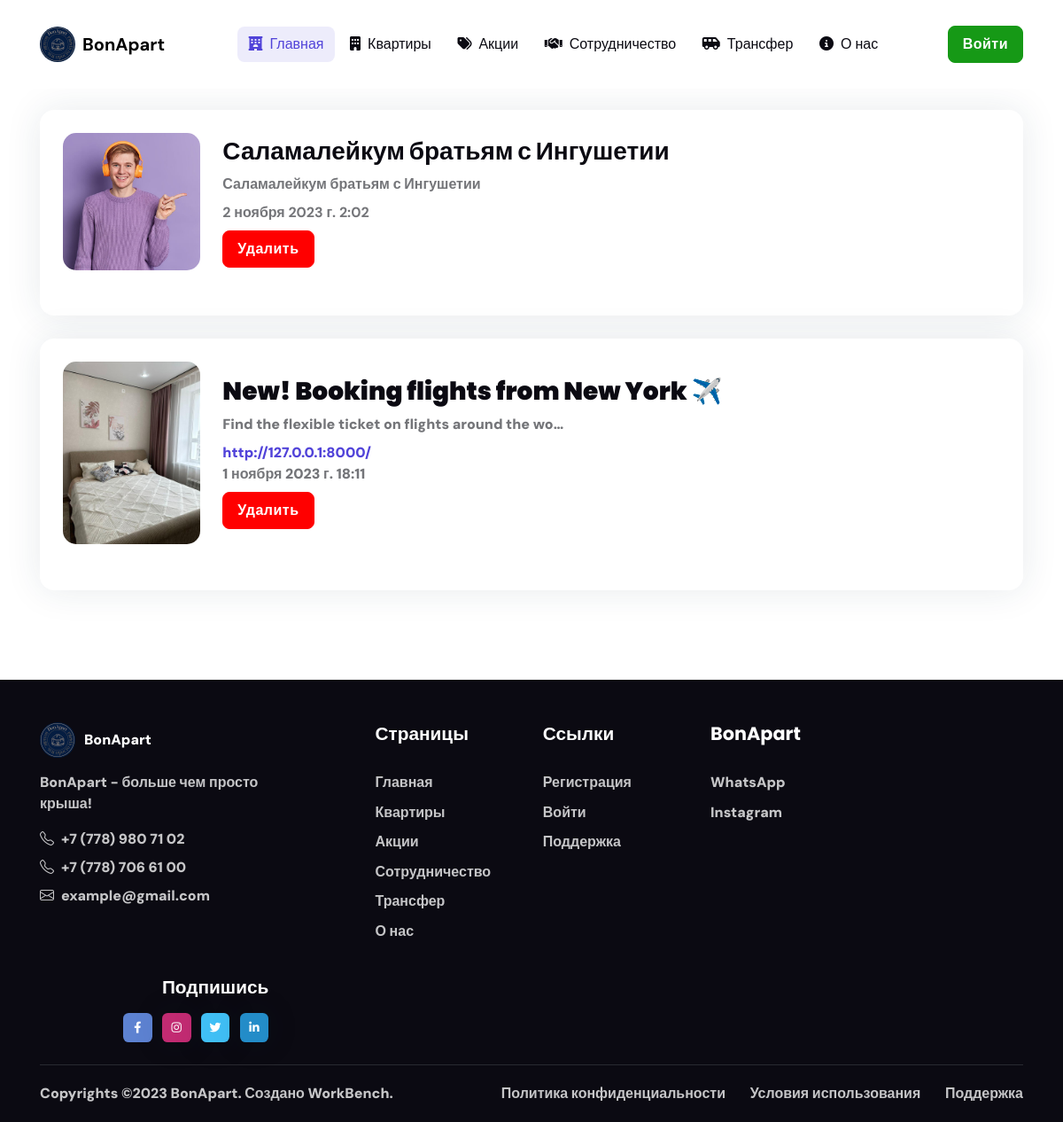
The page /users/notifications/ on the database as committed earlier.
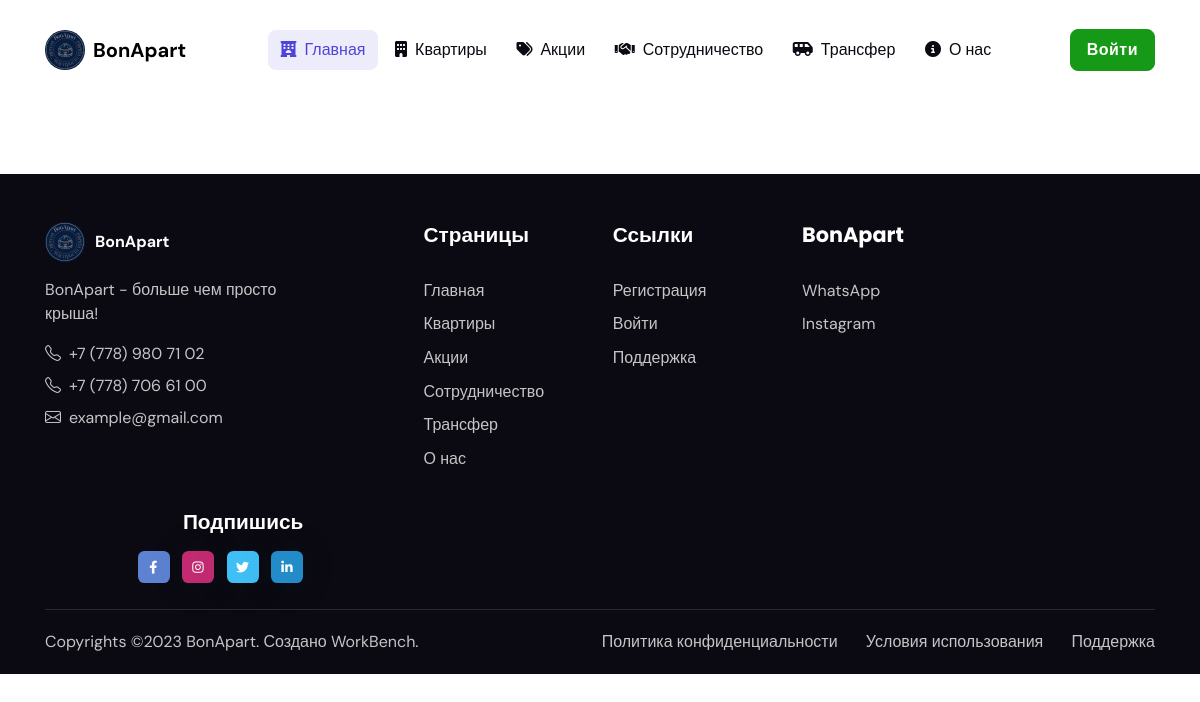
The same page on the database as committed later.
### users/models.py (models this page shows, shortened)
class Notification(models.Model):
    event_type = models.CharField(max_length=50, blank=True, null=True)
    message = models.TextField()
    read = models.BooleanField(default=False)
    timestamp = models.DateTimeField(auto_now_add=True)
    photo = models.ImageField(upload_to='notifications/', blank=True, null=True)
    link = models.URLField(max_length=200, blank=True, null=True)
    class Meta:
        verbose_name = 'Уведомление'
        verbose_name_plural = 'Уведомления'

### users/views.py (the view, shortened to what this page needs)
# urls.py: path('notifications/', NotificationView.as_view(), name='notifications'),
class NotificationView(View):
    template_name = 'user_templates/notifications.html'
    def get(self, request):
        notifications = Notification.objects.filter(read=False).order_by('-timestamp')
        return render(request, self.template_name, {'notifications': notifications})

### templates/user_templates/notifications.html (shortened to what the changed rows need)
<!DOCTYPE html>
{% load static %}
<html lang="ru">
<head>
        <link rel="stylesheet" href="https://cdn.jsdelivr.net/npm/bootstrap@5.3.0/dist/css/bootstrap.min.css">
		<link rel="stylesheet" type="text/css" href="{% static 'css/all.min.css' %}">
		<link rel="stylesheet" type="text/css" href="{% static 'css/bootstrap-icons.css' %}">
		<link rel="stylesheet" type="text/css" href="{% static 'css/glightbox.css' %}">
		<link rel="stylesheet" type="text/css" href="{% static 'css/flatpickr.min.css' %}">
		<link rel="stylesheet" type="text/css" href="{% static 'css/choices.min.css' %}">
		<link rel="stylesheet" type="text/css" href="{% static 'css/tiny-slider.css' %}">
		<link rel="stylesheet" type="text/css" href="{% static 'css/style.css' %}">
</head>
<body>
    <div class="container">
        <div class="row g-4">
            <div class="col-12" style="margin: 50px 0px 50px 0px">
                {% for notification in notifications %}
                <div class="card card-body shadow p-4 mb-4">
                    <div class="row g-4 align-items-center">
                        {% if notification.photo %}
                        <div class="col-sm-3 col-lg-2">
                            <img style="border-radius: 15px;" src="{{ notification.photo.url }}" alt="">
                        </div>
                        {% else %}
                        <div class="col-sm-3 col-lg-2">
                            <img src="{% static 'images/22.svg' %}" alt="">
                        </div>
                        {% endif %}
                        <div class="col-sm-9 col-lg-6 col-xl-7">
                            <h4><b>{{ notification.event_type }}</h4>
                            <p class="mb-2">{{ notification.message|truncatechars:50 }}</p>
                            {% if notification.link %}
                            <a class="mb-2">{{ notification.link }}</a>
                            {% endif %}
                            <p class="mb-2">{{ notification.timestamp }}</p>
                            <form method="post" action="{% url 'users:notifications' %}">
                                <button type="submit" style="background-color: red; border-color: red" class="btn btn-primary mb-0">
                                    {% if notification.read %}
                                        Прочитано
                                    {% else %}
                                        Удалить
                                    {% endif %}
                                </button>
                            </form>
                        </div>
                    </div>
                </div>
                {% endfor %}
            </div>
        </div>
    </div>
    <footer class="bg-dark pt-5">
	<div class="container">
		<div class="row g-4">
			<div class="col-lg-3">
				<a href="{% url 'website:home' %}" style="display: flex;">
					<img class="h-40px" style="border-radius: 50px;" src="{% static 'images/logo.jpg' %}" alt="logo">
					<p style="margin: auto; margin-left: 10px; color: white;"><b>BonApart</b></p>
				</a>
				<p class="my-3 text-body-secondary">BonApart - больше чем просто крыша!</p>
				<p class="mb-2"><a href="#" class="text-body-secondary text-primary-hover"><i class="bi bi-telephone me-2"></i>+7 (778) 980 71 02</a> </p>
				<p class="mb-2"><a href="#" class="text-body-secondary text-primary-hover"><i class="bi bi-telephone me-2"></i>+7 (778) 706 61 00</a> </p>
				<p class="mb-0"><a href="#" class="text-body-secondary text-primary-hover"><i class="bi bi-envelope me-2"></i>example@gmail.com</a></p>
			</div>
			<div class="col-lg-8 ms-auto">
				<div class="row g-4">
					<div class="col-6 col-md-3">
						<ul class="nav flex-column text-primary-hover">
							<li class="nav-item"><a class="nav-link text-body-secondary" href="{% url 'website:home' %}">Главная</a></li>
							<li class="nav-item"><a class="nav-link text-body-secondary" href="{% url 'website:apartments' %}">Квартиры</a></li>
							<li class="nav-item"><a class="nav-link text-body-secondary" href="{% url 'website:stock' %}">Акции</a></li>
							<li class="nav-item"><a class="nav-link text-body-secondary" href="{% url 'website:collaboration' %}">Сотрудничество</a></li>
							<li class="nav-item"><a class="nav-link text-body-secondary" href="{% url 'website:transfers' %}">Трансфер</a></li>
							<li class="nav-item"><a class="nav-link text-body-secondary" href="{% url 'website:about' %}">О нас</a></li>
						</ul>
					</div>
					<div class="col-6 col-md-3">
						<ul class="nav flex-column text-primary-hover">
							<li class="nav-item"><a class="nav-link text-body-secondary" href="{% url 'users:signup' %}">Регистрация</a></li>
							<li class="nav-item"><a class="nav-link text-body-secondary" href="{% url 'users:signin' %}">Войти</a></li
							<li class="nav-item"><a class="nav-link text-body-secondary" href="{% url 'website:support' %}">Поддержка</a></li>
						</ul>
					</div>
					<div class="col-6 col-md-3">
						<ul class="nav flex-column text-primary-hover">
							<li class="nav-item"><a class="nav-link text-body-secondary" href="#">WhatsApp</a></li>
							<li class="nav-item"><a class="nav-link text-body-secondary" href="#">Instagram</a></li>
						</ul>
					</div>
				</div>
			</div>
		</div>
		<div class="row">
			<div class="container">
				<div class="d-lg-flex justify-content-between align-items-center py-3 text-center text-lg-start">
					<div class="text-body-secondary text-primary-hover"> Copyrights ©2023 BonApart. Создано <a href="http://workbenchkz.pythonanywhere.com/" class="text-body-secondary">WorkBench</a>. </div>
					<div class="nav mt-2 mt-lg-0">
						<ul class="list-inline text-primary-hover mx-auto mb-0">
							<li class="list-inline-item me-0"><a class="nav-link text-body-secondary py-1" href="{% url 'website:privacy_policy' %}">Политика конфиденциальности</a></li>
							<li class="list-inline-item me-0"><a class="nav-link text-body-secondary py-1" href="{% url 'website:terms' %}">Условия использования</a></li>
							<li class="list-inline-item me-0"><a class="nav-link text-body-secondary py-1 pe-0" href="{% url 'website:support' %}">Поддержка</a></li>
						</ul>
					</div>
				</div>
			</div>
		</div>
	</div>
</footer>
</body>
</html>

Rows that differ between the two databases and show on the page:
no longer on this page (row edited): Notification: photo (picture), event_type "Саламалейкум братьям с Ингушетии", message "Саламалейкум братьям с Ингушетии", timestamp "2 ноября 2023 г. 2:02", read "Удалить"
no longer on this page (row edited): Notification: photo (picture), event_type "New! Booking flights from New York ✈️", message "Find the flexible ticket on flights around the wo…", link "http://127.0.0.1:8000/", timestamp "1 ноября 2023 г. 18:11", read "Удалить"
